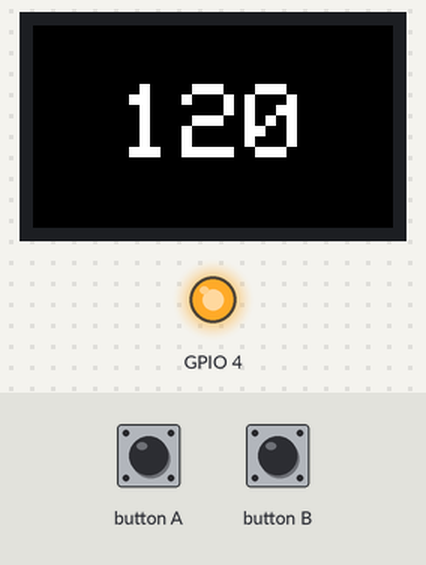
Bench run of a sketch on a simulated ESP32. Shown: 240×135 colour display, output pins drawn as LEDs (lit = HIGH). The inputs (shaded band) are chosen by the test bench. EEPROM starts erased.

Above: at 3.3 s.
3.4 s: button B pressed for 0.15 s
At 4.4 s:
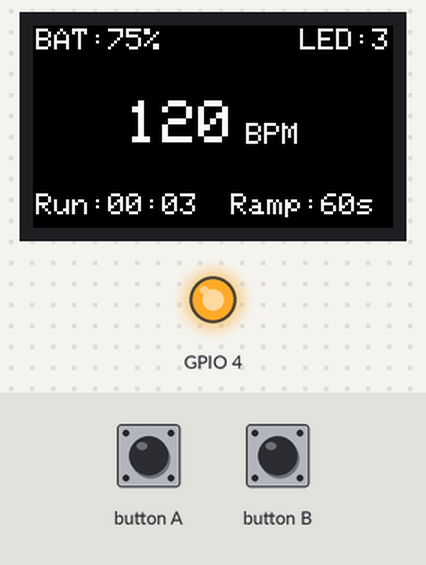
5.1 s: button A pressed for 0.15 s
At 5.8 s:
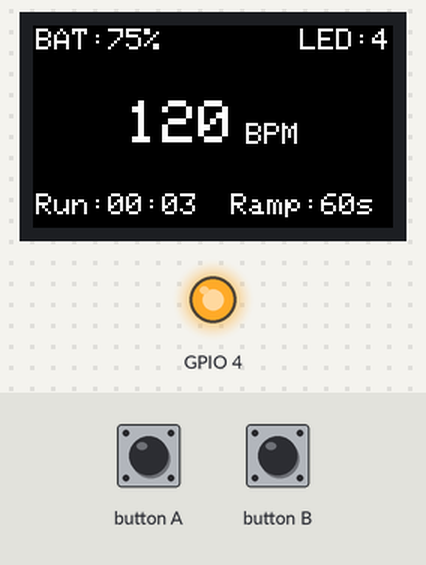
6.7 s: button A pressed for 1 s
At 8.3 s:
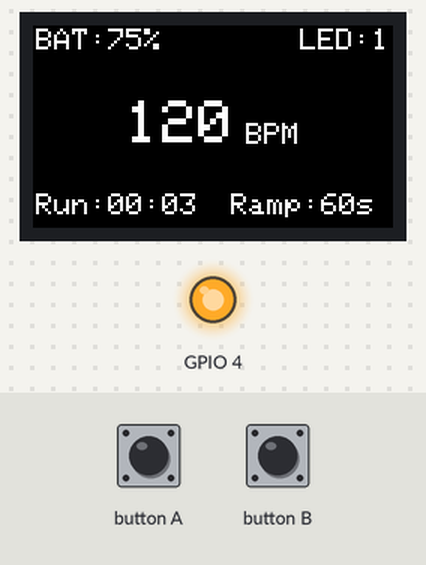
9.2 s: button B pressed for 1 s
At 11.4 s:
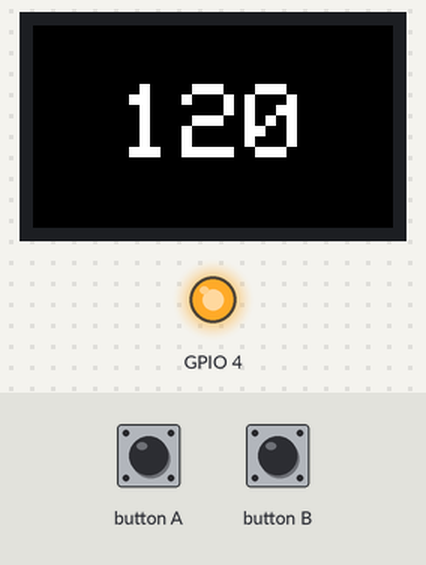
11.7 s: button A pulsed LOW 5 times (0.12 s each, 0.3 s apart)
At 12.93 s:
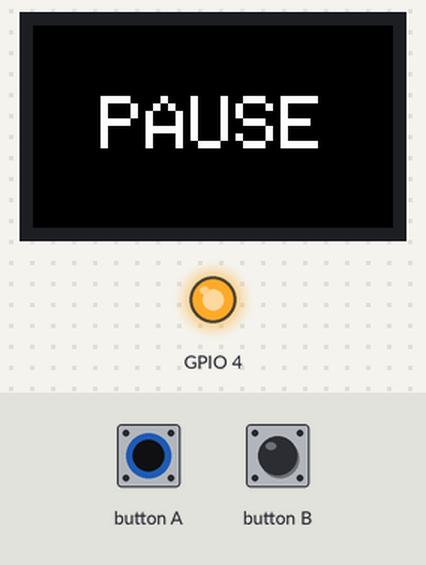
Timing chart, 0 to 14.7 s (numbered marks = the images above; inputs shaded):
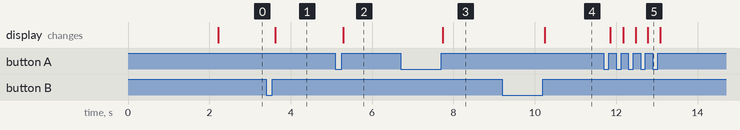

The sketch:

adhd.ino
```cpp
#include "M5StickCPlus2.h"
#include <Preferences.h>

// ----------------- Time Constants -----------------
const uint32_t LOOP_DELAY_MS = 10;
const uint32_t BAT_READ_INTERVAL_MS = 30000;  // Read battery every 30 seconds
const uint32_t LONG_PRESS_INTERVAL_MS = 500;
const uint32_t STARTUP_LED_DURATION_MS = 2000;

// ----------------- Settings Persistence -----------------
Preferences prefs;

// ----------------- LED control -----------------
const uint8_t LED_BRIGHTS[] = {30, 80, 150, 255};
const char LED_BRIGHT_NAMES[] = {'1', '2', '3', '4'};
uint8_t ledBrightIdx = 2;  // Default medium-high brightness

static inline void setRedLed(bool on) {
  StickCP2.Power.setLed(on ? LED_BRIGHTS[ledBrightIdx] : 0);
}

// ----------------- Modes -----------------
enum Mode { BPM120, BPM100, BPM80, BPM60, PAUSE, NUM_MODES };
Mode currentMode = BPM120;
int  currentBPM = 120;

// ----------------- Ramp Configuration -----------------
const uint16_t RAMP_INTERVALS[] = {30, 60, 90, 120, 0};
const char* RAMP_NAMES[] = {"30s", "60s", "90s", "2m", "OFF"};
uint8_t rampIdx = 1;  // Default 60s
uint32_t lastBPMUpdateMs = 0;

// ----------------- Auto Sleep Configuration -----------------
// Auto-pause delay after reaching 60 BPM (in minutes)
const uint16_t AUTO_PAUSE_DELAYS[] = {3, 5, 10, 0};  // 0 = OFF
const char* AUTO_PAUSE_NAMES[] = {"3m", "5m", "10m", "OFF"};
uint8_t autoPauseIdx = 1;  // Default 5 minutes

// Auto power-off delay after PAUSE mode (in minutes)
const uint16_t AUTO_OFF_DELAYS[] = {1, 2, 5, 0};  // 0 = OFF
const char* AUTO_OFF_NAMES[] = {"1m", "2m", "5m", "OFF"};
uint8_t autoOffIdx = 1;  // Default 2 minutes

uint32_t reachedMinBpmMs = 0;  // Timestamp when 60 BPM was reached (0 = not reached)

// ----------------- Screen Brightness -----------------
const uint8_t SCREEN_BRIGHTS[] = {20, 60, 120, 200};
uint8_t screenBrightIdx = 2;

// ----------------- Battery Cache -----------------
uint32_t lastBatReadMs = 0;
int cachedBatPct = 100;
bool cachedCharging = false;
bool lowBatWarningShown = false;

// ----------------- Heartbeat -----------------
uint32_t beatSyncMs = 0;

// ----------------- UI -----------------
uint32_t sessionStartMs = 0;
bool screenOn = true;
uint8_t uiPage = 0; // 0=minimal 1=info
bool uiNeedsRefresh = true;  // Whether screen needs refresh

struct UiCache {
  int bpm = -1;
  Mode mode = NUM_MODES;
  uint32_t sec = 0;
  uint32_t infoPageEnterSec = 0;  // Time snapshot when entering info mode
  int batPct = -1;
  bool charging = false;
  uint8_t page = 255;
  uint8_t rampIdx = 255;
  uint8_t ledBrightIdx = 255;
} ui;

// ----------------- Settings Persistence Functions -----------------

void loadSettings() {
  prefs.begin("adhd-light", true);  // Read-only mode
  ledBrightIdx = prefs.getUChar("ledBright", 2);
  screenBrightIdx = prefs.getUChar("scrBright", 2);
  rampIdx = prefs.getUChar("rampIdx", 1);
  autoPauseIdx = prefs.getUChar("autoPause", 1);
  autoOffIdx = prefs.getUChar("autoOff", 1);
  prefs.end();

  // Validate loaded values
  if (ledBrightIdx >= sizeof(LED_BRIGHTS)) ledBrightIdx = 2;
  if (screenBrightIdx >= sizeof(SCREEN_BRIGHTS)) screenBrightIdx = 2;
  if (rampIdx >= sizeof(RAMP_INTERVALS) / sizeof(RAMP_INTERVALS[0])) rampIdx = 1;
  if (autoPauseIdx >= sizeof(AUTO_PAUSE_DELAYS) / sizeof(AUTO_PAUSE_DELAYS[0])) autoPauseIdx = 1;
  if (autoOffIdx >= sizeof(AUTO_OFF_DELAYS) / sizeof(AUTO_OFF_DELAYS[0])) autoOffIdx = 1;
}

void saveSetting(const char* key, uint8_t value) {
  prefs.begin("adhd-light", false);  // Read-write mode
  prefs.putUChar(key, value);
  prefs.end();
}

// ----------------- Battery Management -----------------

void updateBatteryCache() {
  uint32_t now = millis();
  if (now - lastBatReadMs >= BAT_READ_INTERVAL_MS || lastBatReadMs == 0) {
    lastBatReadMs = now;
    cachedBatPct = StickCP2.Power.getBatteryLevel();
    // isCharging() returns: 0=not charging, 1=charging, 2=charge complete
    cachedCharging = (StickCP2.Power.isCharging() == 1);
  }
}

// Apply power-saving measures based on battery level
void applyBatteryPowerPolicy() {
  if (cachedCharging) {
    lowBatWarningShown = false;
    return;  // No restrictions while charging
  }

  if (cachedBatPct < 5 && !lowBatWarningShown) {
    // Critical battery: force PAUSE and show warning
    lowBatWarningShown = true;
    if (currentMode != PAUSE) {
      currentMode = PAUSE;
      reachedMinBpmMs = millis();
      setRedLed(false);
    }
  } else if (cachedBatPct < 10) {
    // Very low: limit both LED and screen brightness
    if (ledBrightIdx > 1) {
      ledBrightIdx = 1;
      saveSetting("ledBright", ledBrightIdx);
    }
    if (screenBrightIdx > 0) {
      screenBrightIdx = 0;
      uiApplyScreenBrightness();
      saveSetting("scrBright", screenBrightIdx);
    }
  } else if (cachedBatPct < 20) {
    // Low: limit screen brightness only
    if (screenBrightIdx > 1) {
      screenBrightIdx = 1;
      uiApplyScreenBrightness();
      saveSetting("scrBright", screenBrightIdx);
    }
  }
}

// ----------------- UI Draw Functions -----------------

void uiApplyScreenBrightness() {
  StickCP2.Display.setBrightness(SCREEN_BRIGHTS[screenBrightIdx]);
}

void uiDrawFrame() {
  StickCP2.Display.fillScreen(BLACK);
  StickCP2.Display.setTextColor(WHITE);
  StickCP2.Display.setTextSize(2);
}

// Minimal mode: centered BPM or PAUSE
void uiDrawMinimal() {
  StickCP2.Display.fillScreen(BLACK);
  StickCP2.Display.setTextColor(WHITE);

  // Show low battery warning if critical
  if (lowBatWarningShown && cachedBatPct < 5) {
    StickCP2.Display.setTextSize(3);
    StickCP2.Display.setCursor(20, 20);
    StickCP2.Display.setTextColor(RED);
    StickCP2.Display.print("LOW BAT!");
    StickCP2.Display.setTextColor(WHITE);
    StickCP2.Display.setTextSize(2);
    StickCP2.Display.setCursor(50, 70);
    StickCP2.Display.printf("%d%%", cachedBatPct);
    return;
  }

  if (currentMode == PAUSE) {
    StickCP2.Display.setTextSize(5);
    int16_t x = (StickCP2.Display.width() - 5 * 30) / 2;
    int16_t y = (StickCP2.Display.height() - 40) / 2;
    StickCP2.Display.setCursor(x, y);
    StickCP2.Display.print("PAUSE");
  } else {
    StickCP2.Display.setTextSize(7);
    int digits = (currentBPM >= 100) ? 3 : 2;
    int16_t x = (StickCP2.Display.width() - digits * 42) / 2;
    int16_t y = (StickCP2.Display.height() - 56) / 2;
    StickCP2.Display.setCursor(x, y);
    StickCP2.Display.printf("%d", currentBPM);
  }
}

// Info mode: top bar with battery and LED brightness (left-right aligned)
void uiDrawTopBar(int batPct, bool charging) {
  StickCP2.Display.fillRect(0, 0, StickCP2.Display.width(), 22, BLACK);
  StickCP2.Display.setTextSize(2);
  // Left: battery with charging indicator
  StickCP2.Display.setCursor(2, 2);
  if (charging) {
    StickCP2.Display.setTextColor(GREEN);
    StickCP2.Display.printf("CHG:%d%%", batPct);
    StickCP2.Display.setTextColor(WHITE);
  } else if (batPct < 20) {
    StickCP2.Display.setTextColor(RED);
    StickCP2.Display.printf("BAT:%d%%", batPct);
    StickCP2.Display.setTextColor(WHITE);
  } else {
    StickCP2.Display.printf("BAT:%d%%", batPct);
  }
  // Right: LED brightness (right-aligned, "LED:3" ~5*12=60 pixels wide)
  StickCP2.Display.setCursor(StickCP2.Display.width() - 62, 2);
  StickCP2.Display.printf("LED:%c", LED_BRIGHT_NAMES[ledBrightIdx]);
}

// Info mode: center BPM or PAUSE
void uiDrawBigBpm() {
  StickCP2.Display.fillRect(0, 28, StickCP2.Display.width(), 78, BLACK);
  StickCP2.Display.setTextSize(4);

  if (currentMode == PAUSE) {
    // "PAUSE" is 5 chars, each char is 6*4=24 pixels wide at size 4
    int16_t x = (StickCP2.Display.width() - 5 * 24) / 2;
    StickCP2.Display.setCursor(x, 50);
    StickCP2.Display.print("PAUSE");
  } else {
    // Calculate BPM text width: 2 or 3 digits
    int digits = (currentBPM >= 100) ? 3 : 2;
    // BPM number + "BPM" label width calculation
    // Number: digits * 24, space: 8, "BPM" at size 2: 3 * 12 = 36
    int16_t totalWidth = digits * 24 + 8 + 36;
    int16_t x = (StickCP2.Display.width() - totalWidth) / 2;
    StickCP2.Display.setCursor(x, 50);
    StickCP2.Display.printf("%d", currentBPM);
    StickCP2.Display.setTextSize(2);
    StickCP2.Display.setCursor(x + digits * 24 + 8, 65);
    StickCP2.Display.print("BPM");
  }
}

// Info mode: bottom bar with run time and ramp config (left-right aligned, static)
void uiDrawBottom(uint32_t elapsedSec) {
  StickCP2.Display.fillRect(0, 110, StickCP2.Display.width(), 25, BLACK);
  StickCP2.Display.setTextSize(2);
  // Left: run time
  StickCP2.Display.setCursor(2, 112);
  StickCP2.Display.printf("Run:%02lu:%02lu", elapsedSec / 60, elapsedSec % 60);
  // Right: ramp config (right-aligned)
  // "Ramp:60s" ~8*12=96 pixels wide
  StickCP2.Display.setCursor(StickCP2.Display.width() - 108, 112);
  StickCP2.Display.printf("Ramp:%s", RAMP_NAMES[rampIdx]);
}

void uiSetScreen(bool on) {
  screenOn = on;
  if (!screenOn) {
    StickCP2.Display.fillScreen(BLACK);
    StickCP2.Display.setBrightness(0);
  } else {
    uiApplyScreenBrightness();
    uiDrawFrame();
    ui = UiCache{};
    ui.page = 255;
  }
}

void tickUI() {
  if (!screenOn) return;

  uint32_t now = millis();
  uint32_t elapsedSec = (now - sessionStartMs) / 1000;

  // Force refresh on page change
  if (ui.page != uiPage) {
    ui.page = uiPage;
    ui.bpm = -1; ui.mode = NUM_MODES; ui.sec = 0;
    ui.batPct = -1; ui.rampIdx = 255; ui.ledBrightIdx = 255;
    uiNeedsRefresh = true;
    if (uiPage == 1) {
      ui.infoPageEnterSec = elapsedSec;
    }
  }

  // ===== Minimal mode (page 0): refresh only on BPM/mode change =====
  if (uiPage == 0) {
    bool needsRedraw = (ui.bpm != currentBPM || ui.mode != currentMode);
    // Also redraw if low battery warning state changed
    if (lowBatWarningShown && cachedBatPct < 5 && ui.batPct != cachedBatPct) {
      needsRedraw = true;
    }
    if (needsRedraw) {
      uiDrawMinimal();
      ui.bpm = currentBPM;
      ui.mode = currentMode;
      ui.batPct = cachedBatPct;
    }
    return;
  }

  // ===== Info mode (page 1): refresh only on button press =====
  if (!uiNeedsRefresh) return;
  uiNeedsRefresh = false;

  // Draw frame on first entry
  if (ui.mode == NUM_MODES) {
    uiDrawFrame();
  }

  // Top bar (use cached battery values)
  uiDrawTopBar(cachedBatPct, cachedCharging);
  ui.batPct = cachedBatPct;
  ui.ledBrightIdx = ledBrightIdx;

  // Center BPM/PAUSE
  uiDrawBigBpm();
  ui.bpm = currentBPM;
  ui.mode = currentMode;

  // Bottom bar
  uiDrawBottom(ui.infoPageEnterSec);
  ui.rampIdx = rampIdx;
}

// ----------------- Heartbeat (50% duty cycle) -----------------
void tickHeartbeat() {
  // Turn off in pause mode
  if (currentMode == PAUSE) {
    setRedLed(false);
    return;
  }

  // Stay on in info mode to help adjust brightness
  if (uiPage == 1) {
    setRedLed(true);
    return;
  }

  uint32_t now = millis();
  uint32_t beatInterval = 60000UL / (uint32_t)currentBPM;
  uint32_t halfInterval = beatInterval / 2;
  uint32_t posInBeat = (now - beatSyncMs) % beatInterval;
  setRedLed(posInBeat < halfInterval);
}

// ----------------- Ramp tick & Auto shutdown -----------------
void tickRamp() {
  uint32_t now = millis();

  // In PAUSE mode: auto power off
  if (currentMode == PAUSE) {
    uint16_t autoOffDelay = AUTO_OFF_DELAYS[autoOffIdx];
    if (autoOffDelay > 0 && reachedMinBpmMs > 0) {
      uint32_t delayMs = (uint32_t)autoOffDelay * 60UL * 1000UL;
      if (now - reachedMinBpmMs >= delayMs) {
        StickCP2.Power.powerOff();
      }
    }
    return;
  }

  // Check if at 60 BPM for configured time, then auto pause
  uint16_t autoPauseDelay = AUTO_PAUSE_DELAYS[autoPauseIdx];
  if (autoPauseDelay > 0 && currentBPM <= 60 && reachedMinBpmMs > 0) {
    uint32_t delayMs = (uint32_t)autoPauseDelay * 60UL * 1000UL;
    if (now - reachedMinBpmMs >= delayMs) {
      currentMode = PAUSE;
      reachedMinBpmMs = now;  // Reset timer for auto power off
      setRedLed(false);
      return;
    }
  }

  uint16_t interval = RAMP_INTERVALS[rampIdx];
  if (interval == 0) return;

  uint32_t intervalMs = (uint32_t)interval * 1000UL;

  if (now - lastBPMUpdateMs >= intervalMs) {
    lastBPMUpdateMs += intervalMs;
    if (currentBPM > 60) {
      currentBPM -= 5;
    } else if (reachedMinBpmMs == 0) {
      // Just reached 60 BPM, start auto-pause timer
      reachedMinBpmMs = now;
    }
  }
}

// ----------------- Buttons -----------------
// For proper short/long press distinction
bool btnAHoldTriggered = false;
bool btnBHoldTriggered = false;
uint32_t lastHoldMsA = 0;
uint32_t lastHoldMsB = 0;

void handleButtons() {
  StickCP2.update();

  // ========== Button A ==========
  // Detect long press (modify ramp interval in info mode)
  if (StickCP2.BtnA.wasHold() && millis() - lastHoldMsA > LONG_PRESS_INTERVAL_MS) {
    lastHoldMsA = millis();
    btnAHoldTriggered = true;

    if (uiPage == 1) {
      // Info mode: long press to modify ramp interval
      rampIdx = (rampIdx + 1) % (sizeof(RAMP_INTERVALS) / sizeof(RAMP_INTERVALS[0]));
      lastBPMUpdateMs = millis();
      saveSetting("rampIdx", rampIdx);
      uiNeedsRefresh = true;
    }
  }

  // Detect release (short press)
  if (StickCP2.BtnA.wasReleased()) {
    if (!btnAHoldTriggered) {
      // Short press
      if (uiPage == 0) {
        // Minimal mode: cycle BPM modes
        currentMode = static_cast<Mode>((currentMode + 1) % NUM_MODES);
        switch (currentMode) {
          case BPM120: currentBPM = 120; break;
          case BPM100: currentBPM = 100; break;
          case BPM80:  currentBPM = 80;  break;
          case BPM60:  currentBPM = 60;  break;
          case PAUSE:  break;
          default: break;
        }
        uint32_t now = millis();
        lastBPMUpdateMs = now;
        beatSyncMs = now;
        reachedMinBpmMs = 0;  // Reset auto pause/power off timer
        lowBatWarningShown = false;  // Allow resuming from low battery warning
        setRedLed(false);
      } else {
        // Info mode: short press to modify LED brightness
        ledBrightIdx = (ledBrightIdx + 1) % (sizeof(LED_BRIGHTS) / sizeof(LED_BRIGHTS[0]));
        saveSetting("ledBright", ledBrightIdx);
        uiNeedsRefresh = true;
      }
    }
    btnAHoldTriggered = false;
  }

  // ========== Button B ==========
  // Detect long press (adjust screen brightness)
  if (StickCP2.BtnB.wasHold() && millis() - lastHoldMsB > LONG_PRESS_INTERVAL_MS) {
    lastHoldMsB = millis();
    btnBHoldTriggered = true;

    // Long press B to adjust screen brightness (works in any mode)
    screenBrightIdx = (screenBrightIdx + 1) % (sizeof(SCREEN_BRIGHTS) / sizeof(SCREEN_BRIGHTS[0]));
    uiApplyScreenBrightness();
    saveSetting("scrBright", screenBrightIdx);
  }

  // Detect release (short press to switch page)
  if (StickCP2.BtnB.wasReleased()) {
    if (!btnBHoldTriggered) {
      uiPage ^= 1;
    }
    btnBHoldTriggered = false;
  }
}

void setup() {
  auto cfg = M5.config();
  StickCP2.begin(cfg);

  // GPIO4 must stay HIGH to keep ESP32 powered (hardware requirement)
  pinMode(4, OUTPUT);
  digitalWrite(4, HIGH);

  // Load saved settings from NVS
  loadSettings();

  StickCP2.Display.setRotation(3);
  StickCP2.Display.setTextSize(2);
  uiApplyScreenBrightness();
  uiDrawFrame();

  sessionStartMs = millis();
  lastBPMUpdateMs = sessionStartMs;
  beatSyncMs = sessionStartMs;

  // Initial battery read
  updateBatteryCache();

  // Startup self-test: red LED on for 2 seconds
  setRedLed(true);
  delay(STARTUP_LED_DURATION_MS);
  setRedLed(false);

  ui = UiCache{};
  ui.page = 255;
}

void loop() {
  updateBatteryCache();
  applyBatteryPowerPolicy();
  handleButtons();
  tickRamp();
  tickHeartbeat();
  tickUI();
  delay(LOOP_DELAY_MS);
}
```

Measured:
- after the input at 3.4 s, the display: changes after 0.22 s (image 1)
- after the input at 5.1 s, the display: changes after 0.19 s (image 2)
- after the input at 6.7 s, the display: changes after 1.0 s (image 3)
- after the input at 9.2 s, the display: changes after 1.0 s (image 4)
- after the input at 11.7 s, the display: first changes after 0.16 s (image 5 shows a later state)
